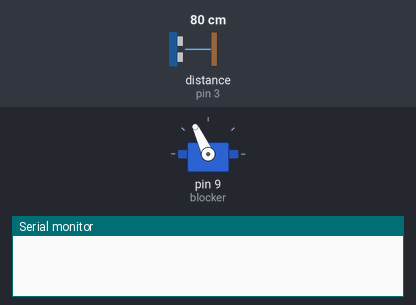
Simulated run of this sketch. Board: Arduino Uno, built with avr-gcc and run on an emulated ATmega328P. Parts: servo, the last lines printed to the serial monitor. Wiring (inferred from the names in the program): ultrasonic range finder: trigger pin 2; echo pin 3. The inputs (shaded band) are chosen by the test bench; at power-on: distance to the obstacle (sensor on pin 3) 80 cm. The echo pulse lasts 58.3 µs per cm.

Above: at 0.1 s.
At 1.7 s:
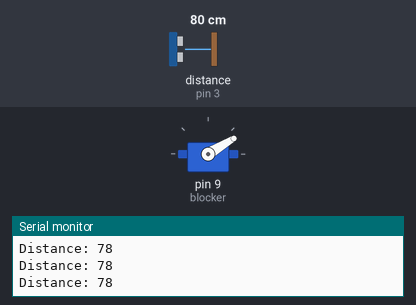
1.8 s: distance to the obstacle (sensor on pin 3) set to 2 cm
4.8 s: distance to the obstacle (sensor on pin 3) set to 120 cm
Timing chart, 0 to 7.8 s (numbered marks = the images above; inputs shaded):
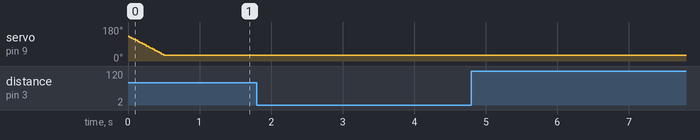

The sketch:

Bridge.ino
```cpp
#include <Servo.h>

Servo blocker;

int angle = 0;

int trigPin = 2;
int echoPin = 3;

long duration;
int distance;

void setup() {
  Serial.begin (9600);
  // put your setup code here, to run once:
  pinMode (trigPin, OUTPUT);
  pinMode (echoPin, INPUT);
  blocker.attach(9);
  close();
}

void loop() {
  // Clears the trigPin
  digitalWrite(trigPin, LOW);
  delayMicroseconds(2);
  // Sets the trigPin on HIGH state for 10 micro seconds
  digitalWrite(trigPin, HIGH);
  delayMicroseconds(10);
  digitalWrite(trigPin, LOW);
  // Reads the echoPin, returns the sound wave travel time in microseconds
  duration = pulseIn(echoPin, HIGH);
  // Calculating the distance
  distance= duration*0.034/2;
  // Prints the distance on the Serial Monitor
  Serial.print("Distance: ");
  Serial.println(distance);
  //Check if car is close
  if(distance > 300){
    open();
    delay(2500);
    close();
  }
}

void close(){
  for(angle = 130; angle>=30; angle-=3)     // command to move from 180 degrees to 0 degrees
  {
    blocker.write(angle);              //command to rotate the servo to the specified angle
    delay(15);
  }
}

void open(){
  for(angle = 30; angle < 130; angle += 1)    // command to move from 0 degrees to 180 degrees
  {
    blocker.write(angle);                 //command to rotate the servo to the specified angle
    delay(15);
  }
}
```
